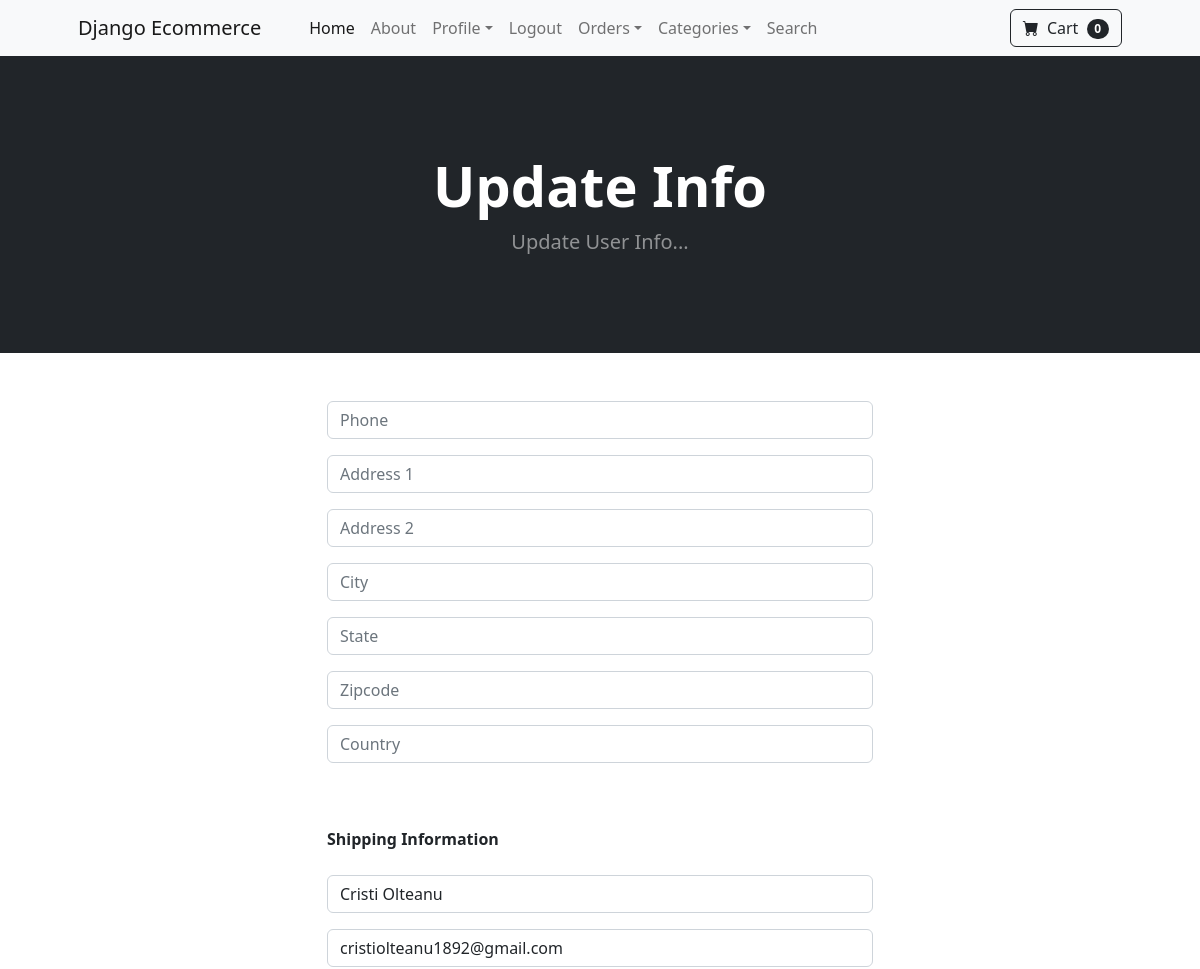
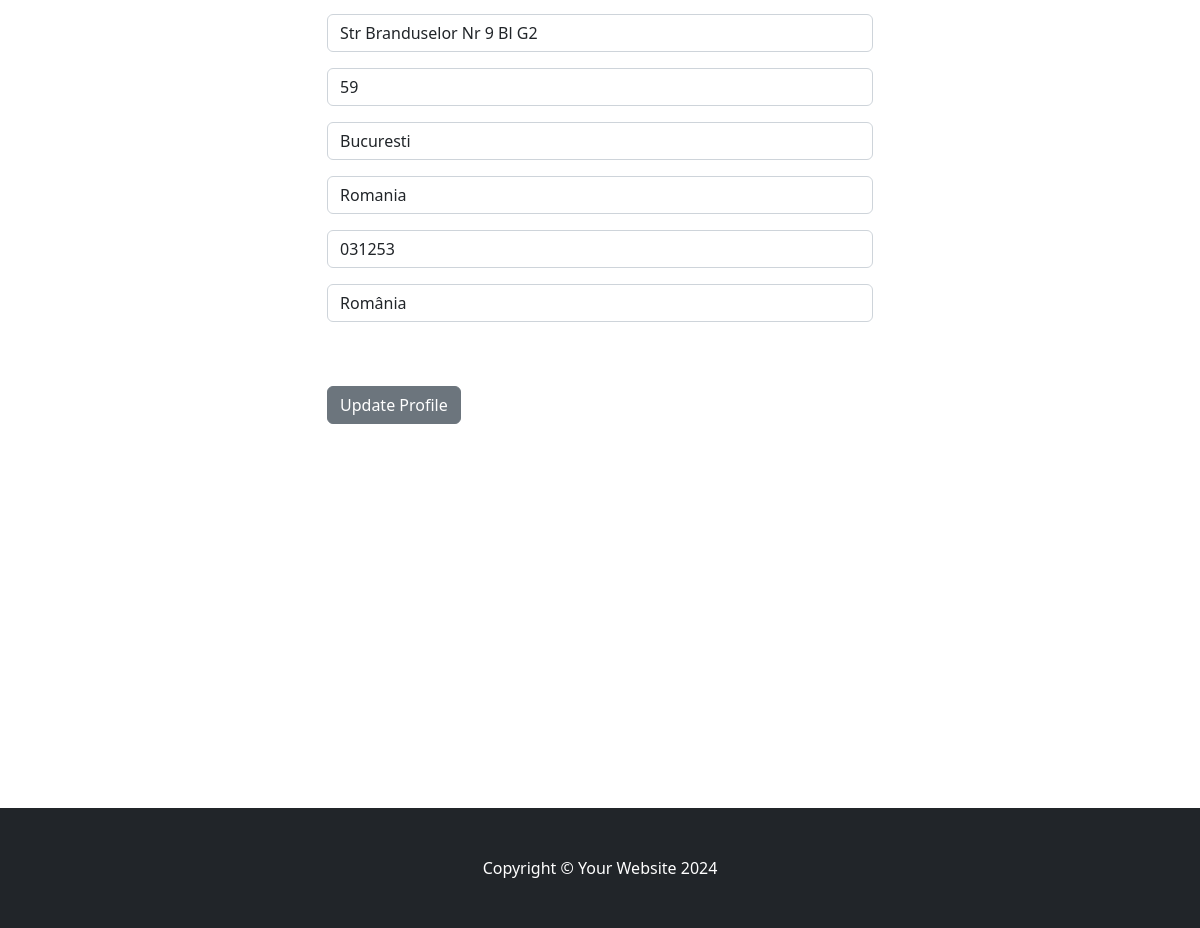
/update_info/ (signed in), run on the app's committed database (2 pictures, top to bottom).
### store/models.py (models this page shows, shortened)
class Profile(models.Model):
    user = models.OneToOneField(User, on_delete=models.CASCADE)
    date_modified = models.DateTimeField(User, auto_now=True)
    phone = models.CharField(max_length=20, blank=True)
    address1 = models.CharField(max_length=200, blank=True)
    address2 = models.CharField(max_length=200, blank=True)
    city = models.CharField(max_length=200, blank=True)
    state = models.CharField(max_length=200, blank=True)
    zipcode = models.CharField(max_length=200, blank=True)
    country = models.CharField(max_length=200, blank=True)
    old_cart = models.CharField(max_length=200, blank=True, null=True)

### payments/models.py (models this page shows, shortened)
class ShippingAddress(models.Model):
    user = models.ForeignKey(User, on_delete=models.CASCADE, null=True, blank=True)
    shipping_full_name = models.CharField(max_length=255)
    shipping_email = models.CharField(max_length=255)
    shipping_address1 = models.CharField(max_length=255)
    shipping_address2 = models.CharField(max_length=255, null=True, blank=True)
    shipping_city = models.CharField(max_length=255)
    shipping_state = models.CharField(max_length=255, null=True, blank=True)
    shipping_zipcode = models.CharField(max_length=255, null=True, blank=True)
    shipping_country = models.CharField(max_length=255)
    class Meta:
        verbose_name_plural = "Shipping Address"

### store/views.py (the view)
# urls.py: path('update_info/', views.update_info, name='update_info'),
def update_info(request):
    if request.user.is_authenticated:
        current_user = Profile.objects.get(user__id=request.user.id)
        shipping_user = ShippingAddress.objects.get(user=request.user)
        form = UserInfoForm(request.POST or None, instance=current_user)
        shipping_form = ShippingForm(request.POST or None, instance=shipping_user)
        if form.is_valid() or shipping_form.is_valid():
            form.save()
            shipping_form.save()
            messages.success(request, "Your Info Has Been Updated!!")
            return redirect('home')
        return render(request, "update_info.html", {'form': form, 'shipping_form': shipping_form})
    else:
        messages.success(request, "You Must Be Logged In To Access That Page!!")
        return redirect('home')

### store/forms.py
class UserInfoForm(forms.ModelForm):
    phone = forms.CharField(label="", widget=forms.TextInput(attrs={'class':'form-control', 'placeholder':'Phone'}), required=False)
    address1 = forms.CharField(label="", widget=forms.TextInput(attrs={'class':'form-control', 'placeholder':'Address 1'}), required=False)
    address2 = forms.CharField(label="", widget=forms.TextInput(attrs={'class':'form-control', 'placeholder':'Address 2'}), required=False)
    city = forms.CharField(label="", widget=forms.TextInput(attrs={'class':'form-control', 'placeholder':'City'}), required=False)
    state = forms.CharField(label="", widget=forms.TextInput(attrs={'class':'form-control', 'placeholder':'State'}), required=False)
    zipcode = forms.CharField(label="", widget=forms.TextInput(attrs={'class':'form-control', 'placeholder':'Zipcode'}), required=False)
    country = forms.CharField(label="", widget=forms.TextInput(attrs={'class':'form-control', 'placeholder':'Country'}), required=False)
    class Meta:
        model = Profile
        fields = ('phone', 'address1', 'address2', 'city', 'state', 'zipcode', 'country', )

### cart/cart.py (called while the page is built)
    def __len__(self):
        return len(self.cart)

### cart/context_processors.py (called while the page is built)
def cart(request):
    return {'cart': Cart(request)}

### store/context_processors.py (called while the page is built)
def categories(request):
    categories = Category.objects.all()
    return {'categories': categories}

### store/templates/update_info.html (shortened to what this page needs)
{% extends 'base.html' %}
{% block content %}
        <header class="bg-dark py-5">
            <div class="container px-4 px-lg-5 my-5">
                <div class="text-center text-white">
                    <h1 class="display-4 fw-bolder">Update Info</h1>
                    <p class="lead fw-normal text-white-50 mb-0">Update User Info...</p>
                </div>
            </div>
        </header>
        <div class="container">
        	<div class="row">
        			<div class="col-md-6 offset-md-3">
        				<br/><br/>
<form method="POST" action="{% url 'update_info' %}">
    {{ form.as_p }}
    <br/><br/>
    <strong>Shipping Information</strong>
    <br/><br/>
    {{ shipping_form.as_p }}
    <br/><br/>
    <button type="submit" class="btn btn-secondary">
      Update Profile
    </button>
</form>
<br/><br/>
<br/><br/>
<br/><br/>
<br/><br/>
<br/><br/>
<br/><br/>
<br/><br/>
<br/><br/>
        			</div>
        	</div>
        </div>
{% endblock %}

### data on the page
ShippingAddress: shipping_full_name "Cristi Olteanu", shipping_email "cristiolteanu1892@gmail.com", shipping_address1 "Str Branduselor Nr 9 Bl G2", shipping_address2 "59", shipping_city "Bucuresti", shipping_state "Romania", shipping_zipcode "031253", shipping_country "România"

### other printed values
{{ cart|length }} "0"
